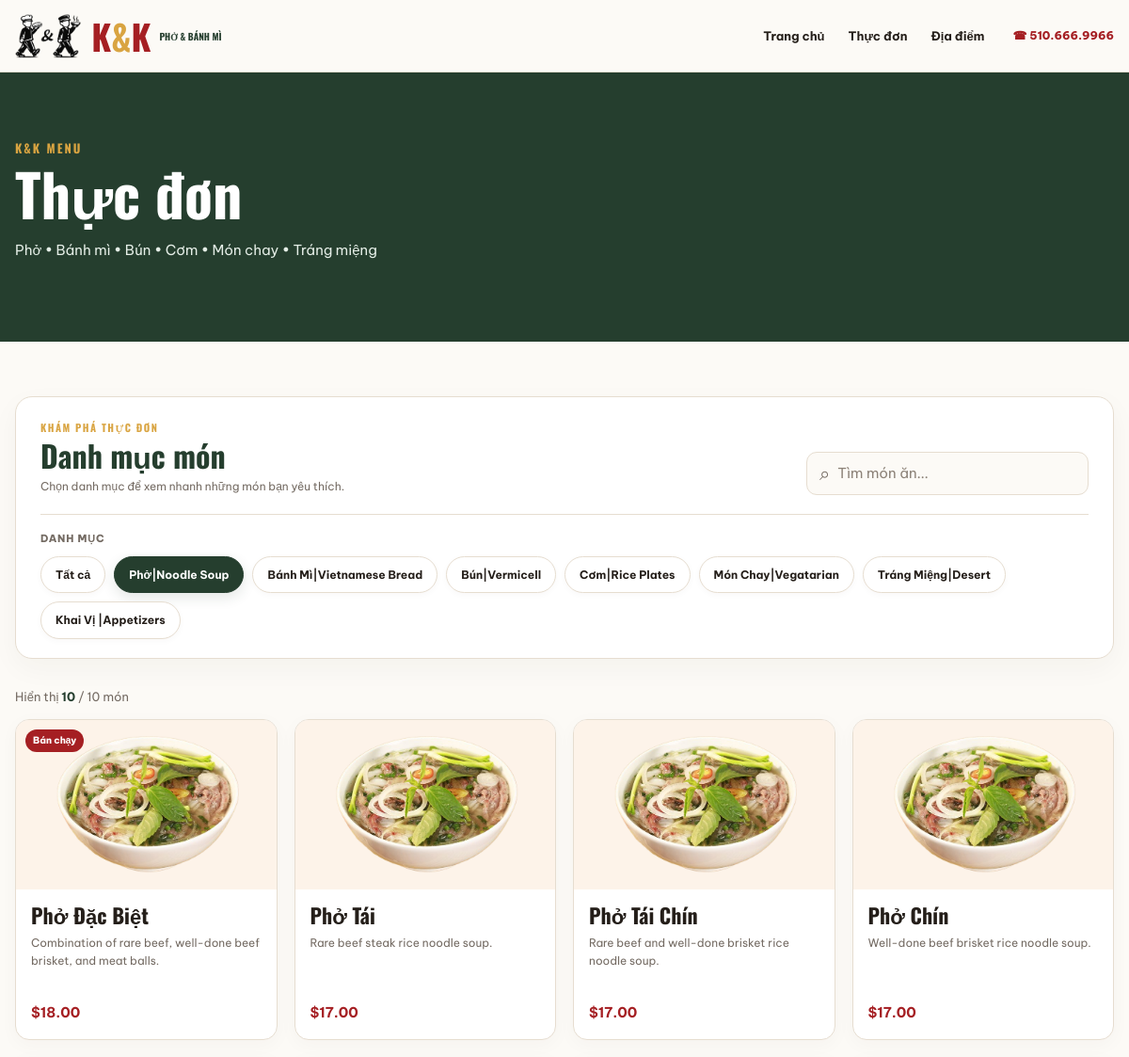
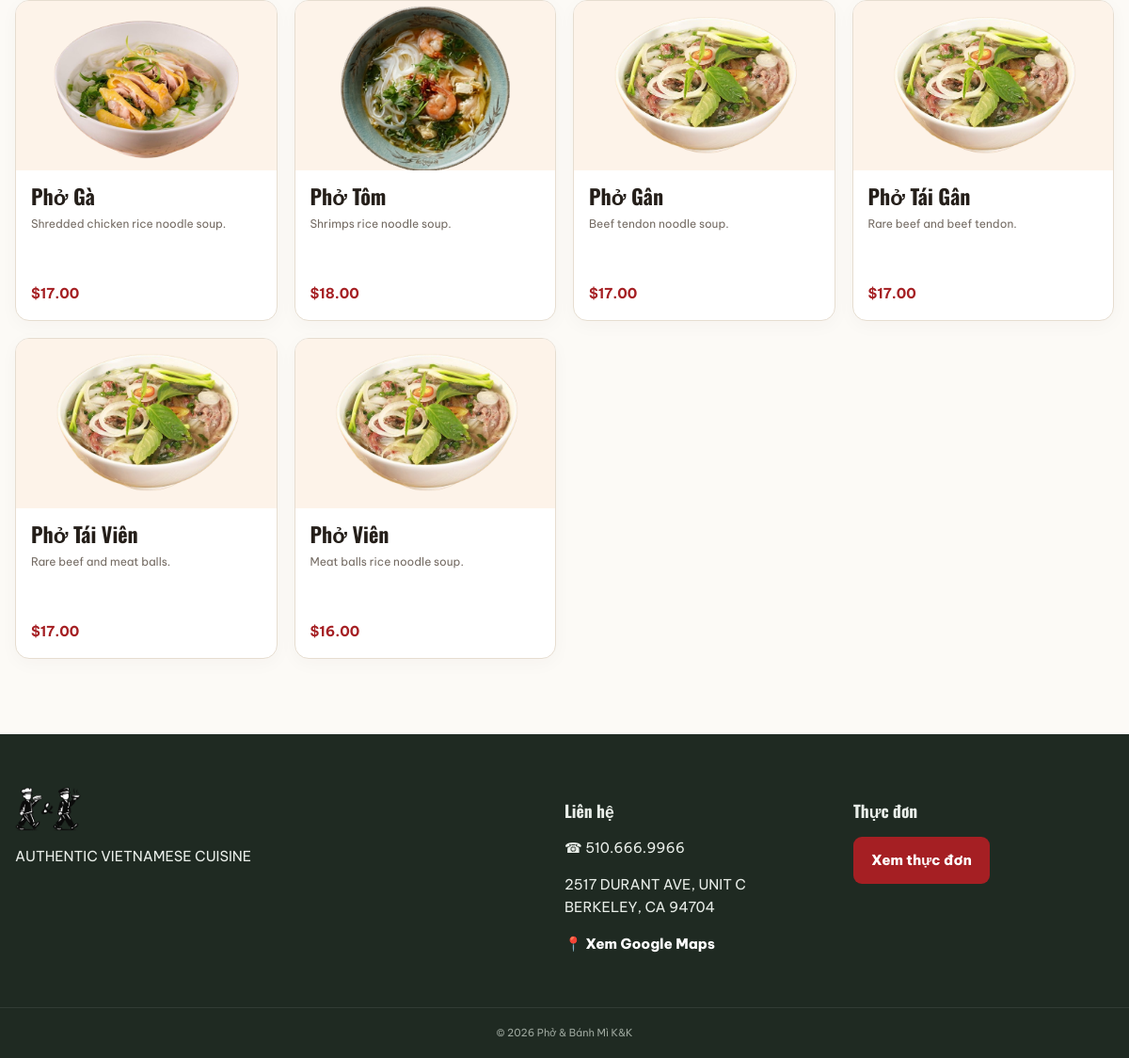
/menu?category=pho&q=, run on the app's committed database (2 pictures, top to bottom).
### tables this page shows
CREATE TABLE settings(k TEXT PRIMARY KEY,v TEXT);

CREATE TABLE categories(
        id TEXT PRIMARY KEY,name TEXT NOT NULL,sort_order INTEGER DEFAULT 0,active INTEGER DEFAULT 1);

CREATE TABLE menu_items(
            id TEXT PRIMARY KEY,name TEXT,category TEXT,price INTEGER,description TEXT,
            image TEXT,badge TEXT,active INTEGER DEFAULT 1,
            featured INTEGER DEFAULT 0,sort_order INTEGER DEFAULT 0,
            FOREIGN KEY(category) REFERENCES categories(id) ON UPDATE CASCADE ON DELETE RESTRICT
        );

### app.py (the view)
@app.route("/menu")
def menu_page():
    category=(request.args.get("category") or "all").strip()
    query=(request.args.get("q") or "").strip()
    page=request.args.get("page",1)
    menu_items,total,page,pages=paginated_menu(page,20,category,query)
    return render_template("menu.html",menu=menu_items,categories=[("all","Tất cả")]+category_choices(),
                           menu_total=total,menu_page=page,menu_pages=pages,menu_category=category,menu_query=query)

### app.py (called while the page is built, shortened)
def money(value):
    try:
        cents=int(value or 0)
    except (TypeError, ValueError):
        cents=0
    sign="-" if cents < 0 else ""
    cents=abs(cents)
    return f"{sign}${cents//100:,}.{cents%100:02d}"

def maybe_backup_database():
    global _backup_last_check
    now=time.time()
    if now-_backup_last_check < 3600:
        return

@app.context_processor
def admin_security_context():
    return {"admin_csrf_token": admin_csrf_token() if session.get("admin") else ""}

@app.before_request
def admin_security_guard():
    if not request.path.startswith("/admin"):
        return None

@app.after_request
def security_headers(response):
    response.headers.setdefault("X-Content-Type-Options","nosniff")
    response.headers.setdefault("X-Frame-Options","SAMEORIGIN")
    response.headers.setdefault("Referrer-Policy","strict-origin-when-cross-origin")
    response.headers.setdefault("Permissions-Policy","camera=(), microphone=(), geolocation=()")
    if HSTS_ENABLED and request.is_secure:
        response.headers.setdefault("Strict-Transport-Security","max-age=31536000; includeSubDomains")
    if request.path.startswith("/admin"):
        response.headers.setdefault("Cache-Control","no-store")
        response.headers.setdefault("X-Robots-Tag","noindex, nofollow")
    return response

def conn():
    c=sqlite3.connect(DB, timeout=10, isolation_level="DEFERRED")
    c.row_factory=sqlite3.Row
    c.execute("PRAGMA busy_timeout=10000")
    c.execute("PRAGMA foreign_keys=ON")
    c.execute("PRAGMA journal_mode=WAL")
    c.execute("PRAGMA synchronous=NORMAL")
    return c

def settings():
    c=conn(); rows=c.execute("SELECT k,v FROM settings").fetchall(); c.close()
    data={r["k"]:r["v"] for r in rows}
    for k,v in DEFAULT_SETTINGS.items():
        data.setdefault(k,v)
    return data

def _setting_enabled(name):
    return str(settings().get(name, "0")).strip().lower() in ("1", "true", "yes", "on")

def online_order_enabled():
    return _setting_enabled("online_order_enabled")

def booking_enabled():
    return _setting_enabled("booking_enabled")

def categories():
    c=conn(); rows=c.execute("SELECT * FROM categories WHERE active=1 ORDER BY sort_order,id").fetchall(); c.close()
    return [dict(r) for r in rows]

def category_choices():
    return [(r["id"],r["name"]) for r in categories()]

### templates/menu.html (shortened to what this page needs)
{% extends "base.html" %}{% block title %}Thực đơn | {{s.restaurant_name}}{% endblock %}{% block content %}
<section class="pagehero"><div class="container"><div class="eyebrow">K&K MENU</div><h1>Thực đơn</h1><p>Phở • Bánh mì • Bún • Cơm • Món chay • Tráng miệng</p></div></section>
<section class="section menu-section"><div class="container">
  <div class="menu-filter-card">
    <div class="menu-filter-head">
      <div>
        <div class="eyebrow menu-filter-eyebrow">KHÁM PHÁ THỰC ĐƠN</div>
        <h2>Danh mục món</h2>
        <p>Chọn danh mục để xem nhanh những món bạn yêu thích.</p>
      </div>
      <label class="menu-search" for="search">
        <span aria-hidden="true">⌕</span>
        <input id="search" value="{{ menu_query }}" placeholder="Tìm món ăn..." aria-label="Tìm món">
      </label>
    </div>
    <div class="menu-category-wrap">
      <div class="menu-category-label">Danh mục</div>
      <div class="chips">{% for k,l in categories %}<a class="chip {% if menu_category == k %}active{% endif %}" data-cat="{{k}}" href="{{ url_for('menu_page', category=k, q=menu_query) }}">{{l}}</a>{% endfor %}</div>
    </div>
  </div>
  <div class="menu-result-meta"><span>Hiển thị <strong>{{ menu|length }}</strong> / {{ menu_total }} món</span>{% if menu_total > 20 %}<span>Trang {{ menu_page }} / {{ menu_pages }}</span>{% endif %}</div>
  <div class="grid">{% for x in menu %}<article class="card item"><div class="pic"><img src="{{x.image}}" alt="{{x.name}}" loading="lazy">{% if x.badge %}<span>{{x.badge}}</span>{% endif %}</div><div class="info"><h3>{{x.name}}</h3><p>{{x.description}}</p><div class="bottom"><b>{{x.price|money}}</b>{% if online_order_enabled %}<button onclick="addToCart('{{x.id}}')">+ Thêm</button>{% endif %}</div></div></article>{% else %}<div class="menu-empty"><strong>Không tìm thấy món phù hợp.</strong><span>Hãy thử từ khóa khác hoặc chọn lại danh mục.</span></div>{% endfor %}</div>
</div></section>
{% endblock %}

### templates/base.html (shortened to what this page needs)
<!doctype html><html lang="vi"><head><meta charset="utf-8"><meta name="csrf-token" content="{{ admin_csrf_token if admin_csrf_token else '' }}">
<link rel="stylesheet" href="{{url_for('static',filename='style.css')}}">
{% block schema %}{% endblock %}</head>
<body>
<header class="header"><div class="nav"><a href="/" class="logo">
        {% if s.logo_image %}
            <img src="{{ s.logo_image }}"
                 alt="{{ s.restaurant_name }}"
                 class="site-logo-image">
        {% endif %}
        <b>K<span>&</span>K</b>
        <small>PHỞ & BÁNH MÌ</small>
    </a>
<nav><a href="/">Trang chủ</a><a href="/menu">Thực đơn</a><a href="/#locations">Địa điểm</a>{% if booking_enabled %}<a href="/book">Đặt bàn</a>{% endif %}{% if online_order_enabled %}<a href="/track">Theo dõi đơn</a>{% endif %}</nav>
<div class="nav-right"><a class="hotline" href="tel:+1{{s.phone|replace('.','')}}">☎ {{s.phone}}</a></div></div></header>
<main>{% block content %}{% endblock %}</main>
<footer><div class="container foot-grid"><div>{% if s.logo_image %}<img src="{{s.logo_image}}" alt="{{s.restaurant_name}}" class="site-footer-logo">{% else %}<div class="foot-logo">K&K</div>{% endif %}<p>{{s.tagline}}</p></div><div><h3>Liên hệ</h3><p>☎ <a href="tel:+1{{s.phone|replace('.','')}}">{{s.phone}}</a></p><p>{{s.address}}</p><a class="map-link" href="{{s.maps_url}}" target="_blank">📍 Xem Google Maps</a></div><div><h3>{{ 'Đặt món' if online_order_enabled else 'Thực đơn' }}</h3><a class="btn red" href="/menu">Xem thực đơn</a></div></div><div class="copy">© 2026 {{s.restaurant_name}}</div></footer>
<script>window.MENU={{menu|default([])|tojson}};</script><script src="{{url_for('static',filename='app.js')}}"></script></body></html>

### data on the page
settings: logo_image (picture)
settings: phone "510.666.9966"
categories: name "Phở|Noodle Soup"
categories: name "Bánh Mì|Vietnamese Bread"
categories: name "Bún|Vermicell"
categories: name "Cơm|Rice Plates"
categories: name "Món Chay|Vegatarian"
categories: name "Tráng Miệng|Desert"
categories: name "Khai Vị |Appetizers"
menu_items: image (picture), badge "Bán chạy", name "Phở Đặc Biệt", description "Combination of rare beef, well-done beef brisket, and meat balls.", price "$18.00"
menu_items: image (picture), name "Phở Tái", description "Rare beef steak rice noodle soup.", price "$17.00"
menu_items: image (picture), name "Phở Tái Chín", description "Rare beef and well-done brisket rice noodle soup.", price "$17.00"
menu_items: image (picture), name "Phở Chín", description "Well-done beef brisket rice noodle soup.", price "$17.00"
menu_items: image (picture), name "Phở Gà", description "Shredded chicken rice noodle soup.", price "$17.00"
menu_items: image (picture), name "Phở Tôm", description "Shrimps rice noodle soup.", price "$18.00"
menu_items: image (picture), name "Phở Gân", description "Beef tendon noodle soup.", price "$17.00"
menu_items: image (picture), name "Phở Tái Gân", description "Rare beef and beef tendon.", price "$17.00"
menu_items: image (picture), name "Phở Tái Viên", description "Rare beef and meat balls.", price "$17.00"
menu_items: image (picture), name "Phở Viên", description "Meat balls rice noodle soup.", price "$16.00"
settings: tagline "AUTHENTIC VIETNAMESE CUISINE"
settings: address "2517 DURANT AVE, UNIT C BERKELEY, CA 94704"
settings: restaurant_name "Phở & Bánh Mì K&K"

### other printed values
{{ l }} "Tất cả"
{{ menu|length }} "10"
{{ menu_total }} "10"
{{ 'Đặt món' if online_order_enabled else 'Thực đơn' }} "Thực đơn"
